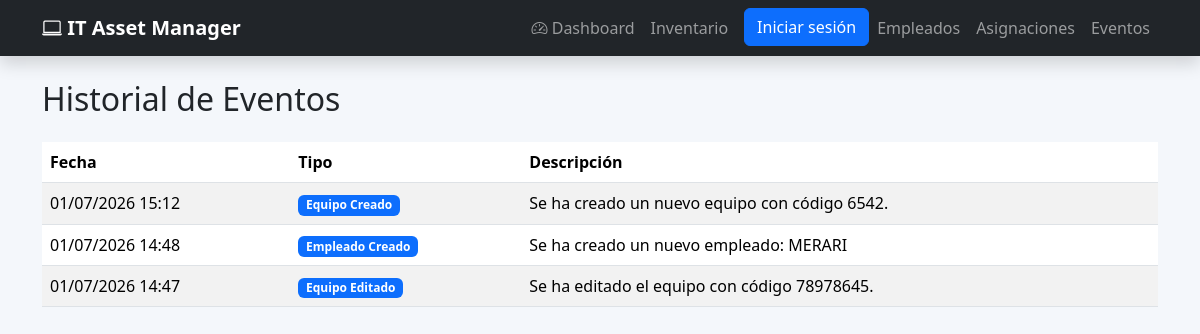
The app's page /eventos/, older data.
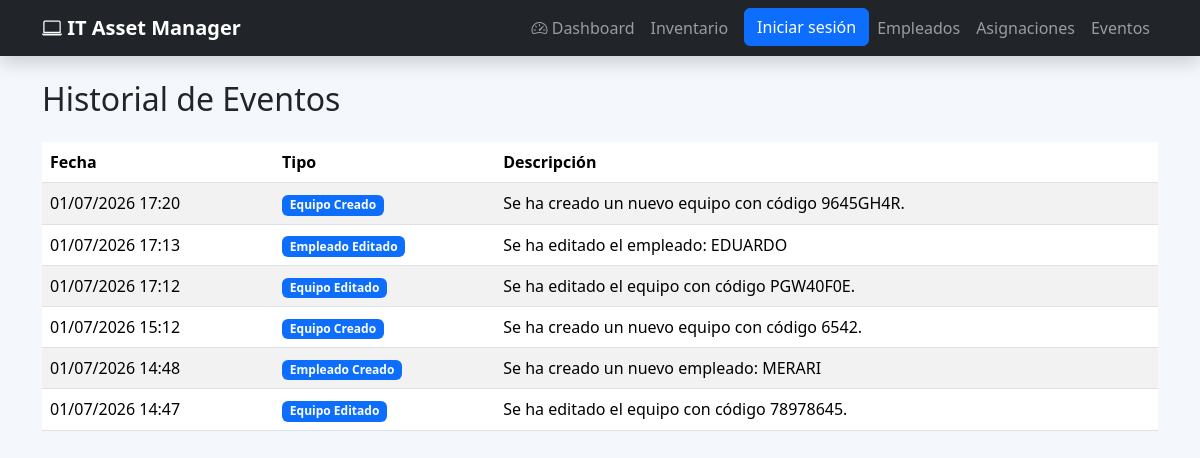
The same page, newer data.
### eventos/models.py (models this page shows, shortened)
class Evento(models.Model):
    TIPO_EVENTO = [
        ("Equipo", "Equipo"),
        ("Empleado", "Empleado"),
        ("Asignación", "Asignación"),
        ("Sistema", "Sistema"),
    ]
    tipo = models.CharField(
        max_length=20,
        choices=TIPO_EVENTO
    )
    descripcion = models.TextField()
    fecha = models.DateTimeField(
        auto_now_add=True
    )

### eventos/views.py (the view)
def lista_eventos(request):
    eventos = Evento.objects.all().order_by("-fecha")
    return render(
        request,
        "eventos/lista_eventos.html",
        {
            "eventos": eventos
        }
    )

### templates/eventos/lista_eventos.html (shortened to what this page needs)
{% extends 'layouts/base.html' %}
{% block content %}
<div class="container mt-4">
    <h2 class="mb-4">
        Historial de Eventos
    </h2>
    <table class="table table-striped table-hover">
        <thead>
            <tr>
                <th>Fecha</th>
                <th>Tipo</th>
                <th>Descripción</th>
            </tr>
        </thead>
        <tbody>
            {% for evento in eventos %}
            <tr>
                <td>
                    {{ evento.fecha|date:"d/m/Y H:i" }}
                </td>
                <td>
                    <span class="badge bg-primary">
                        {{ evento.tipo }}
                    </span>
                </td>
                <td>
                    {{ evento.descripcion }}
                </td>
            </tr>
            {% empty %}
            <tr>
                <td colspan="3">
                    No hay eventos registrados.
                </td>
            </tr>
            {% endfor %}
        </tbody>
    </table>
</div>
{% endblock %}

### templates/layouts/base.html (shortened to what this page needs)
<!DOCTYPE html>
<html lang="es">
<head>
    <link href="https://cdn.jsdelivr.net/npm/bootstrap@5.3.7/dist/css/bootstrap.min.css" rel="stylesheet">
    <link rel="stylesheet"
        href="https://cdn.jsdelivr.net/npm/bootstrap-icons@1.13.1/font/bootstrap-icons.min.css">
    {% load static %}
    <link rel="stylesheet" href="{% static 'css/style.css' %}">
    <link rel="stylesheet" href="{% static 'css/inventario.css' %}">
</head>
<body>
    {% include 'components/navbar.html' %}
    {% block content %}
    {% endblock %}
</body>
</html>

### templates/components/navbar.html (shortened to what this page needs)
<nav class="navbar navbar-expand-lg navbar-dark bg-dark shadow">
    <div class="container">
        <a class="navbar-brand fw-bold" href="#">
            <i class="bi bi-laptop"></i>
            IT Asset Manager
        </a>
        <div class="collapse navbar-collapse" id="menu">
            <ul class="navbar-nav ms-auto">
                <li class="nav-item">
                    <a class="nav-link" href="{% url 'dashboard' %}">
                        <i class="bi bi-speedometer2"></i>
                        Dashboard
                    </a>
                </li
                <li class="nav-item">
                    <a class="nav-link" href="{% url 'lista_equipos' %}">
                        Inventario
                    </a>
                <li class="nav-item">
                    <a class="btn btn-primary ms-2" href="#">
                        Iniciar sesión
                    </a>
                </li>
                <li class="nav-item">
                    <a class="nav-link"
                    href="{% url 'lista_empleados' %}">
                        Empleados
                    </a>
                </li>
                <li class="nav-item">
                    <a class="nav-link" href="{% url 'lista_asignaciones' %}">
                        Asignaciones
                    </a>
                </li>
                <li class="nav-item">
                    <a class="nav-link"
                    href="{% url 'lista_eventos' %}">
                        Eventos
                    </a>
                </li>
            </ul>
        </div>
    </div>
</nav>

### static/css/style.css (style rules this page uses)
body { background:#f5f7fa; }
body { background:#f4f7fb; }
.navbar { box-shadow:0 2px 15px rgba(0,0,0,.1); }

### static/css/inventario.css (style rules this page uses)
.table tbody tr { transition:.25s; }
.btn { transition:.25s; }
.btn { transition:.3s; }
.table tbody tr { transition:.3s; cursor:pointer; }

Row changes from the older to the newer data that the page shows:
added Evento: fecha "01/07/2026 17:20", tipo "Equipo Creado", descripcion "Se ha creado un nuevo equipo con código 9645GH4R."
added Evento: fecha "01/07/2026 17:13", tipo "Empleado Editado", descripcion "Se ha editado el empleado: EDUARDO"
added Evento: fecha "01/07/2026 17:12", tipo "Equipo Editado", descripcion "Se ha editado el equipo con código PGW40F0E."
